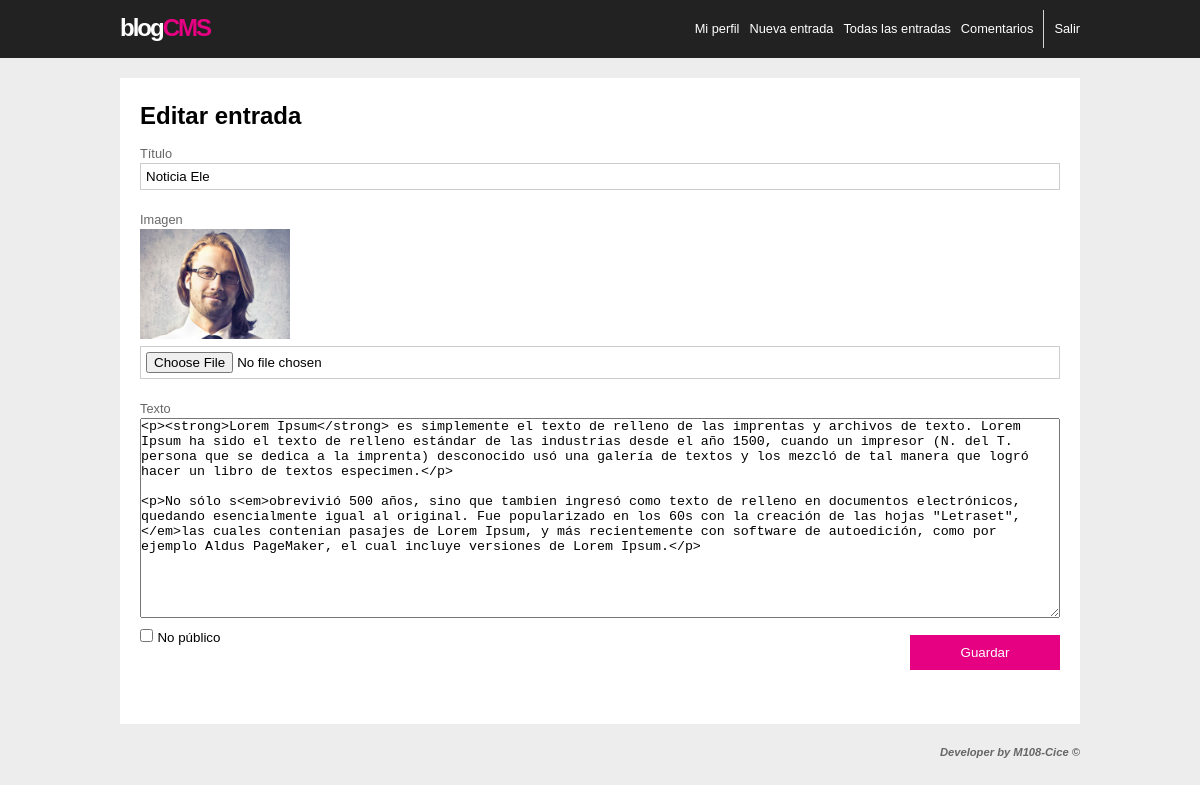
/004-blog-2/admin/posteditar.php?id_entrada=4 (signed in), run on the app's committed database.
### tables this page shows
CREATE TABLE IF NOT EXISTS `entradas` (
  `id` int(11) NOT NULL AUTO_INCREMENT,
  `titulo` tinytext NOT NULL,
  `texto` text NOT NULL,
  `imagen` text NOT NULL,
  `fecha` datetime NOT NULL,
  `id_usuario` int(11) NOT NULL,
  `visible` enum('si','no') NOT NULL,
  PRIMARY KEY (`id`)
);

### 004-blog-2/admin/posteditar.php (the view, shortened to what this page needs)
<?php
include './inc/connect.php';
$id_entrada=$_GET['id_entrada'];
$sql="select * from entradas where id=$id_entrada";
$result=  mysqli_query($link, $sql);
$fila=  mysqli_fetch_array($result);
extract($fila);
$checked="";
?>
<?php include './col/header.php'; ?>
        <form action="<?=$_SERVER['PHP_SELF']?>?id_entrada=<?=$id_entrada?>" method="post" enctype="multipart/form-data">
            <label><?=TXT_LABEL_TITULO?></label>
            <input type="text" name="titulo" value="<?=$titulo?>"  required autofocus>
            <label>Imagen</label>
            <img src="<?=$imagen?>" width="150">
            <input type="file" name="archivo"  >
            <label>Texto</label>
            <textarea name="texto"  class="ckeditor"><?=$texto?></textarea>
            <input type="checkbox" name="visible_edit" <?=$checked?>>
            <small>No público</small>
            <input type="submit" value="Guardar">
      </form>
<?php include './col/footer.php'; ?>

### 004-blog-2/admin/sitemedia/css/style.css (style rules this page uses)
* { margin: 0; padding: 0; box-sizing: border-box; }
html,body { height: 100%; }
body { font: 1em/1.5 sans-serif; background: #ededed; }
main form { overflow: hidden; }
main form label { display: block; font-size: .8em; color:#666; margin-top: 10px; width: 100%; }
main form input { width: 100%; padding: 5px; border:1px solid #ccc; margin-bottom: 10px; }
main form input[type="checkbox"] { width: inherit; }
main form input[type="submit"] { background: #e60082; color:#fff; width: 150px; border:none; padding: 10px; margin-top: 10px; float: right; }
main form textarea { width: 100%; min-height: 200px; }

### data on the page
entradas: titulo "Noticia Ele", imagen (picture), texto "<p><strong>Lorem Ipsum</strong> es simplemente el texto de relleno de las imprentas y archivos de texto. Lorem Ipsum ha sido el texto de relleno estándar de las industrias desde el año 1500, cuando un impresor (N. del T. persona que se dedica a la imprenta) desconocido usó una galería de textos y los mezcló de tal manera que logró hacer un libro de textos especimen.</p> <p>No sólo s<em>obrevivió 500 años, sino que tambien ingresó como texto de relleno en documentos electrónicos, quedando esencialmente igual al original. Fue popularizado en los 60s con la creación de las hojas \"Letraset\", </em>las cuales contenian pasajes de Lorem Ipsum, y más recientemente con software de autoedición, como…"

### other printed values
$title "Editar entrada"
TXT_LABEL_TITULO "Título"
